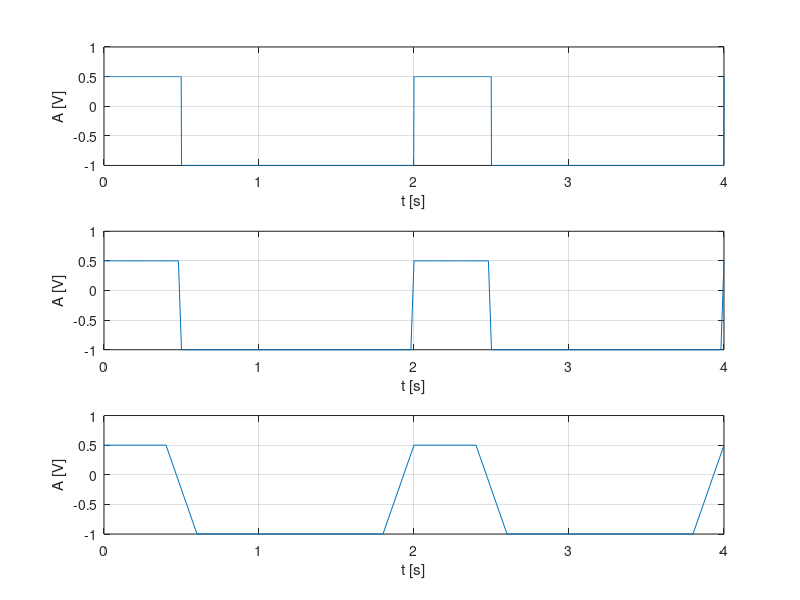

MATLAB code for this plot:
%Se va genera un semnal cu rezolutie temporara de 2ms, 20ms
%200ms pentru un semnal continuu de tipul:
%1. Semnal dreptunghiular periodic cu
% Perioada: 2 s.
% Factor de umplere: 25%.
% Nivel maxim: +0.5.
% Nivel minim: -1.

%rezolutie temporara de 2 ms
t=0:0.002:4;%sunt afisate 2 perioade
f=0.5;
w=2*pi*f;
duty=25;
nivel=0.25;
procent=0.75;
s=(procent*square(w*t,duty))-nivel;
subplot(3,1,1)
plot(t,s),grid,xlabel('t [s]'),ylabel('A [V]')
%procent - cat % din amplitudine sa fie afisat

%rezolutie temporara de 20 ms
t=0:0.02:4;%sunt afisate 2 perioade
f=0.5;
w=2*pi*f;
duty=25;
nivel=0.25;
procent=0.75;
s=(procent*square(w*t,duty))-nivel;
subplot(3,1,2)
plot(t,s),grid,xlabel('t [s]'),ylabel('A [V]')


%rezolutie temporara de 200 ms
t=0:0.2:4;%sunt afisate 2 perioade
f=0.5;
w=2*pi*f;
duty=25;
nivel=0.25;
procent=0.75;
s=(procent*square(w*t,duty))-nivel;
subplot(3,1,3)
plot(t,s),grid,xlabel('t [s]'),ylabel('A [V]')

